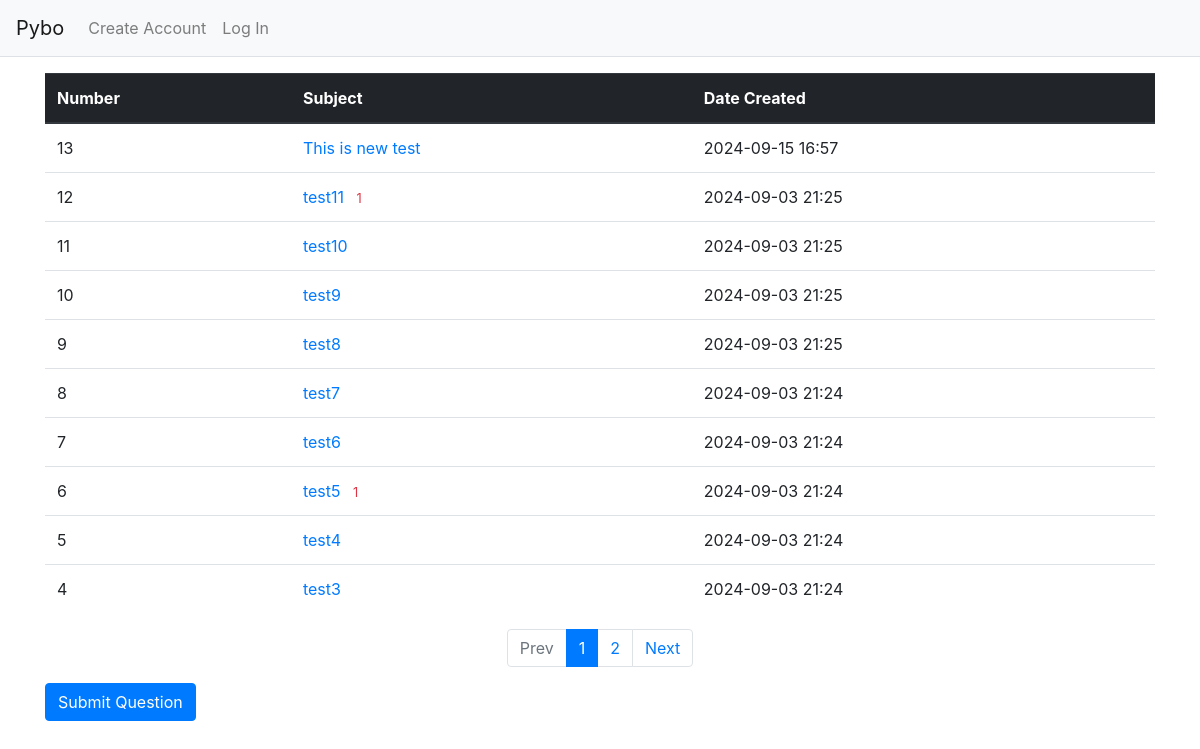
Page /question/list/ on the committed database.
### pybo/models.py (models this page shows)
class Question(db.Model):
    id = db.Column(db.Integer, primary_key=True)
    subject = db.Column(db.String(200), nullable=False)
    content = db.Column(db.Text(), nullable=False)
    create_date = db.Column(db.DateTime(), nullable=False)
    user_id = db.Column(db.Integer, db.ForeignKey(
        'user.id', ondelete='CASCADE'
    ), nullable=False)
    user = db.relationship('User', backref=db.backref('question_set'))
    modify_date = db.Column(db.DateTime(), nullable=True)

### pybo/views/question_views.py (the view)
@bp.route('/list/')
def _list():
    page = request.args.get('page', type=int, default=1)
    question_list = Question.query.order_by(Question.create_date.desc())
    question_list = question_list.paginate(page=page, per_page=10)
    return render_template(
        'question/question_list.html',
        question_list=question_list
    )

### pybo/filter.py (called while the page is built)
def format_datetime(value, fmt='%Y-%m-%d %H:%M'):
    return value.strftime(fmt)

### pybo/views/auth_views.py (called while the page is built)
@bp.before_app_request
def load_logged_in_user():
    user_id = session.get('user_id')
    if user_id is None:
        g.user = None
    else:
        g.user = User.query.get(user_id)

### pybo/templates/question/question_list.html
{% extends 'base.html' %}
{% block content %}
<div class="container my-3">
    <table class="table">
        <thead>
        <tr class="thead-dark">
            <th>Number</th>
            <th>Subject</th>
            <th>Date Created</th>
        </tr>
        </thead>
        <tbody>
        {% if question_list %}
        {% for question in question_list.items %}
        <tr>
            <td>{{ question_list.total - ((question_list.page-1) * question_list.per_page) - loop.index0 }}</td>
            <td>
                <a href="{{ url_for('question.detail', question_id=question.id) }}">{{ question.subject }}</a>
                {% if question.answer_set | length > 0 %}
                <span class="text-danger small ml-2">{{ question.answer_set | length }}</span>
                {% endif %}
            </td>
            <td>{{ question.create_date|datetime }}</td>
        </tr>
        {% endfor %}
        {% else %}
        <tr>
            <td colspan="3">No Question(s).</td>
        </tr>
        {% endif %}
        </tbody>
    </table>
    <ul class="pagination justify-content-center">
        {% if question_list.has_prev %}
        <li class="page-item">
            <a class="page-link" href="?page={{ question_list.prev_num }}">Prev</a>
        </li>
        {% else %}
        <li class="page-item disabled">
            <a class="page-link" tabindex="-1" aria-disabled="true" href="#">Prev</a>
        </li>
        {% endif %}
        {% for page_num in question_list.iter_pages() %}
            {% if page_num %}
                {% if page_num != question_list.page %}
                <li class="page-item">
                    <a class="page-link" href="?page={{ page_num }}">{{ page_num }}</a>
                </li>
                {% else %}
                <li class="page-item active" aria-current="page">
                    <a class="page-link" href="#">{{ page_num }}</a>
                </li>
                {% endif %}
            {% else %}
            <li class="disabled">
                <a class="page-link" href="#">...</a>
            </li>
            {% endif %}
        {% endfor %}
        {% if question_list.has_next %}
        <li class="page-item">
            <a class="page-link" href="?page={{ question_list.next_num }}">Next</a>
        </li>
        {% else %}
        <li class="page-item disabled">
            <a class="page-link" tabindex="-1" aria-disabled="true" href="#">Next</a>
        </li>
        {% endif %}
    </ul>
    <a href="{{ url_for('question.create') }}" class="btn btn-primary">Submit Question</a>
</div>
{% endblock %}

### pybo/templates/base.html (shortened to what this page needs)
<!DOCTYPE html>
<html lang="en">
<head>
    <link rel="stylesheet" href="{{ url_for('static', filename='bootstrap.min.css') }}">
    <link rel="stylesheet" href="{{ url_for('static', filename='style.css') }}">
</head>
<body>
{% include "navbar.html" %}
{% block content %}
{% endblock %}
</body>
</html>

### pybo/templates/navbar.html (shortened to what this page needs)
<nav class="navbar navbar-expand-lg navbar-light bg-light border-bottom">
    <a class="navbar-brand" href="{{ url_for('main.index') }}">Pybo</a>
    <div class="collapse navbar-collapse flex-grow-0" id="navbarNav">
        {% if g.user %}
        <ul class="navbar-nav">
            <li class="nav-item">
                <a class="nav-link" href="{{ url_for('auth.logout') }}">{{ g.user.username }} (Log Out)</a>
            </li>
        </ul>
        {% else %}
        <ul class="navbar-nav">
            <li class="nav-item">
                <a class="nav-link" href="{{ url_for('auth.signup') }}">Create Account</a>
            </li>
            <li class="nav-item">
                <a class="nav-link" href="{{ url_for('auth.login') }}">Log In</a>
            </li>
        </ul>
        {% endif %}
    </div>
</nav>

### rows in the picture
Question: id "13", subject "This is new test", create_date "2024-09-15 16:57"
Question: id "12", subject "test11", answer_set|length "1", create_date "2024-09-03 21:25"
Question: id "11", subject "test10", create_date "2024-09-03 21:25"
Question: id "10", subject "test9", create_date "2024-09-03 21:25"
Question: id "9", subject "test8", create_date "2024-09-03 21:25"
Question: id "8", subject "test7", create_date "2024-09-03 21:24"
Question: id "7", subject "test6", create_date "2024-09-03 21:24"
Question: id "6", subject "test5", answer_set|length "1", create_date "2024-09-03 21:24"
Question: id "5", subject "test4", create_date "2024-09-03 21:24"
Question: id "4", subject "test3", create_date "2024-09-03 21:24"

### other values in the picture
{{ page_num }} "1"
{{ page_num }} "2"
